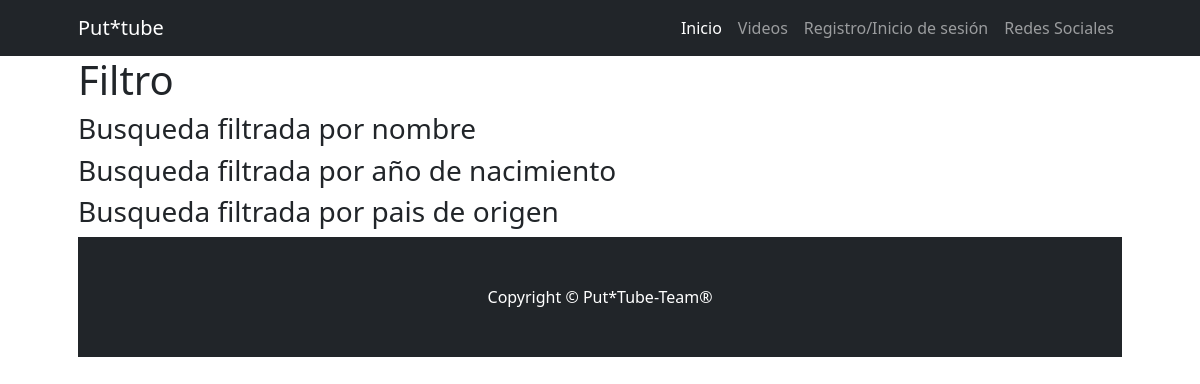
The page /Cliente/Usuarios_filtrados/ on the database as committed earlier.
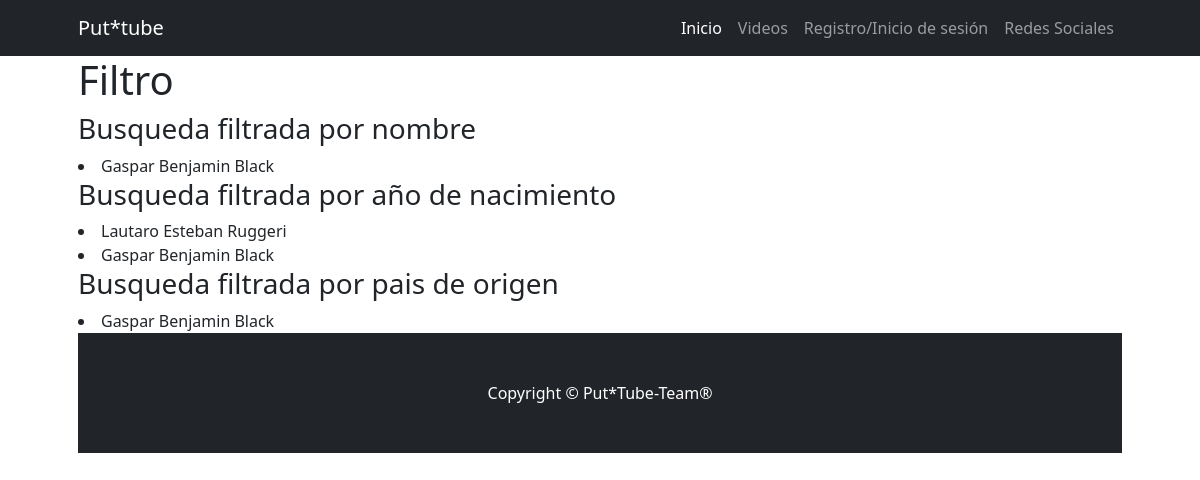
The same page on the database as committed later.
### Cliente/models.py (models this page shows)
class Usuario(models.Model):
    nombre = models.CharField(max_length = 100)
    apellido = models.CharField(max_length = 100)
    usuario = models.CharField(max_length = 20, null = False)
    contraseña = models.CharField(max_length = 20, null = False)
    fecha_nacimiento = models.DateField(null = True, blank = True)
    pais_origen = models.ForeignKey(Pais, on_delete = models.SET_NULL, null = True, blank = True)
    def __str__(self):
        return f"{self.nombre} {self.apellido}"

### Cliente/views.py (the view)
# urls.py: path("Usuarios_filtrados/", views.filtrar, name = "Usuarios_filtrados"),
def filtrar(request):
    usuario_nombre = models.Usuario.objects.filter(nombre__contains = "J")
    usuario_nacimiento = models.Usuario.objects.filter(fecha_nacimiento__gt = date(2004,1,1))
    usuario_pais_origen = models.Usuario.objects.filter(pais_origen = None)
    context = {"Usuario_nombre":usuario_nombre,
               "Usuario_nacimiento": usuario_nacimiento,
               "Usuario_pais_origen": usuario_pais_origen}
    return render(request, "Cliente/filtrar.html", context)

### Cliente/templates/Cliente/filtrar.html
{% extends 'MainM/base.html' %}
{% block contenido_titulo %}
    Filtro
{% endblock contenido_titulo %}
{% block contenido %}
    <h3>Busqueda filtrada por nombre</h3>
    {% for persona in Usuario_nombre %}
        <li>
            {{persona}}
        </li>
    {% endfor %}
    <h3>Busqueda filtrada por año de nacimiento</h3>
    {% for fecha in Usuario_nacimiento %}
        <li>
            {{fecha}}
        </li>
    {% endfor %}
    <h3>Busqueda filtrada por pais de origen</h3>
    {% for pais in Usuario_pais_origen %}
        <li>
            {{pais}}
        </li>
    {% endfor %}
{% endblock contenido %}

Rows that differ between the two databases and show on the page:
added Usuario: nombre+apellido "Gaspar Benjamin Black"
added Usuario: nombre+apellido "Lautaro Esteban Ruggeri", shown under "Busqueda filtrada por año de nacimiento"
